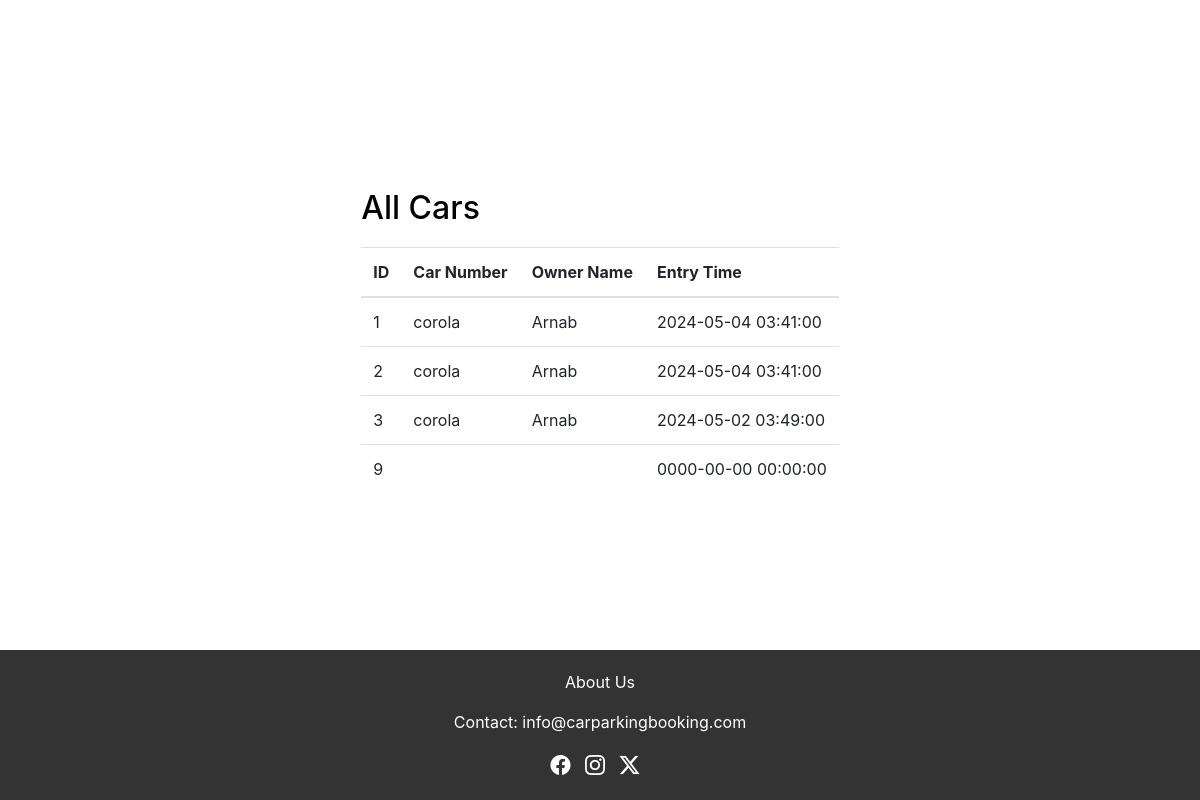
Page /display_cars.php on the committed database.
### tables this page shows
CREATE TABLE `car_entrance` (
  `id` int(11) NOT NULL,
  `car_number` varchar(20) NOT NULL,
  `owner_name` varchar(100) NOT NULL,
  `entry_time` datetime NOT NULL
);

### display_cars.php (the view, shortened to what this page needs)
<!DOCTYPE html>
<html lang="en">
<head>
    <link rel="stylesheet" href="https://stackpath.bootstrapcdn.com/bootstrap/4.5.2/css/bootstrap.min.css">
</head>
<body>
    <div class="container mt-5">
        <div class="table-container">
            <?php
            $servername = "localhost";
            $username = "root";
            $password = "";
            $dbname = "car_inventory";
            $conn = new mysqli($servername, $username, $password, $dbname);
            if ($_SERVER["REQUEST_METHOD"] == "GET") {
                $sql = "SELECT id, car_number, owner_name, entry_time FROM car_entrance";
                $result = $conn->query($sql);
                echo "<h2>All Cars</h2>";
                if ($result->num_rows > 0) {
                    echo "<table class='table'>";
                    echo "<thead><tr><th>ID</th><th>Car Number</th><th>Owner Name</th><th>Entry Time</th></tr></thead>";
                    echo "<tbody>";
                    while ($row = $result->fetch_assoc()) {
                        echo "<tr>";
                        echo "<td>".$row["id"]."</td>";
                        echo "<td>".$row["car_number"]."</td>";
                        echo "<td>".$row["owner_name"]."</td>";
                        echo "<td>".$row["entry_time"]."</td>";
                        echo "</tr>";
                    }
                    echo "</tbody></table>";
                } else {
                    echo "<p>No cars found in the inventory.</p>";
                }
            }
            ?>
        </div>
    </div>
    <?php
    include('footer.php');
    ?>
</body>
</html>

### footer.php (shortened to what this page needs)
<link rel="stylesheet" href="https://cdn.jsdelivr.net/npm/bootstrap-icons@1.11.3/font/bootstrap-icons.min.css">
<div class="footer" id="footer">
        <p>About Us</p>
        <p>Contact: info@carparkingbooking.com</p>
        <ul class="social-icons">
            <li><a href="#"><i class="bi bi-facebook"></i></a></li>
            <li><a href="#"><i class="bi bi-instagram"></i></a></li>
            <li><a href="#"><i class="bi bi-twitter-x"></i></a></li>
        </ul>
    </div>

### display_cars.php (style rules this page uses)
body { background-color: white; color: black; display: flex; flex-direction: column; min-height: 100vh; }
.container { flex: 1; display: flex; align-items: center; justify-content: center; flex-direction: column; }
table { margin-top: 20px; color: black; }

### footer.php (style rules this page uses)
.footer { background-color: #333; color: white; padding: 20px; text-align: center; position: relative; z-index: 2; }
.social-icons { list-style: none; margin: 0; padding: 0; }
.social-icons li { display: inline-block; margin-right: 10px; }
.social-icons a { color: white; text-decoration: none; font-size: 20px; }

### rows in the picture
car_entrance: id "1", car_number "corola", owner_name "Arnab", entry_time "2024-05-04 03:41:00"
car_entrance: id "2", car_number "corola", owner_name "Arnab", entry_time "2024-05-04 03:41:00"
car_entrance: id "3", car_number "corola", owner_name "Arnab", entry_time "2024-05-02 03:49:00"
car_entrance: id "9", entry_time "0000-00-00 00:00:00"
